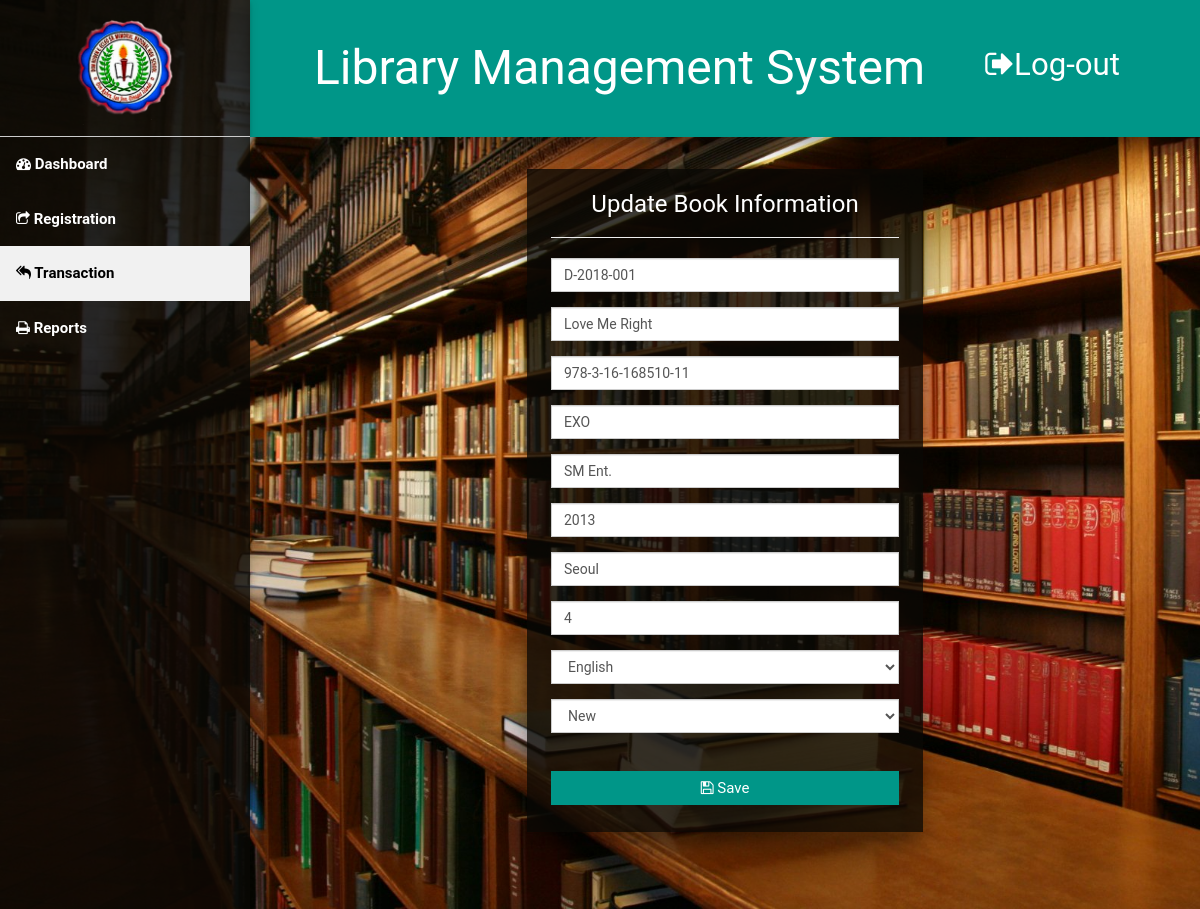
Page /pages/view/updateBook.php?q=1 (signed in) on the committed database.
### tables this page shows
CREATE TABLE `info_book` (
  `bookId` int(11) NOT NULL,
  `bookNo` varchar(32) NOT NULL,
  `bookName` varchar(64) NOT NULL,
  `bookISBN` varchar(32) NOT NULL,
  `bookPlace` varchar(255) NOT NULL,
  `bookCopy` int(11) NOT NULL
);

CREATE TABLE `info_bookaut` (
  `bookAutId` int(11) NOT NULL,
  `bookAut` varchar(64) NOT NULL
);

CREATE TABLE `info_bookpub` (
  `bookPubId` int(11) NOT NULL,
  `bookPub` varchar(64) NOT NULL
);

CREATE TABLE `info_bookyear` (
  `bookYearId` int(11) NOT NULL,
  `bookYear` varchar(32) NOT NULL
);

### pages/view/updateBook.php (the view, shortened to what this page needs)
<!DOCTYPE html>
<html>
  <?php
    include_once '../../pages/static/header.php';
  ?>
<body>
  <?php
    include_once '../../pages/static/navigation.php';
  ?>
  <div class="w3-container w3-padding-jumbo">
    <?php
      if ($_SERVER['REQUEST_METHOD'] == 'GET') {
        if (isset($_GET['q'])) {
          $id = htmlspecialchars(trim($_GET['q']));
          $st = $conn->prepare("SELECT info_book.bookId, `bookNo`, `bookName`, `bookISBN`, `bookCat`,
          `bookAut`, `bookPub`, `bookStat`, `bookYear`, `bookCopy`, `bookPlace`, `bookStat` FROM `info_book`
          INNER JOIN `info_bookjunc` ON info_book.bookId = info_bookjunc.bookId
          INNER JOIN `info_bookcat`  ON info_bookcat.bookCatId = info_bookjunc.bookCatId
          INNER JOIN `info_bookaut`  ON info_bookaut.bookAutId = info_bookjunc.bookAutId
          INNER JOIN `info_bookpub`  ON info_bookpub.bookPubId = info_bookjunc.bookPubId
          INNER JOIN `info_bookstat` ON info_bookstat.bookStatId = info_bookjunc.bookStatId
          INNER JOIN `info_bookyear` ON info_bookyear.bookYearId = info_bookjunc.bookYearId
          WHERE info_book.bookId = ?");
          if ($st->bind_param("i", $id)) {
            if ($st->execute()) {
              $r = $st->get_result();
              while ($f = $r->fetch_array()) { ?>
                <div class="row">
                  <div class="col-sm-3"></div>
                  <div class="col-sm-6">
                    <div class="w3-container w3-padding-large w3-card-12">
                      <h3 class="w3-center"> Update Book Information</h3><hr>
                      <form id="bookAddForm">
                        <div class="form-group">
                          <input type="text" name="bookNo" class="form-control" placeholder="Book Number" value="<?php echo $f["bookNo"]; ?>">
                        </div>
                        <div class="form-group">
                          <input type="text" name="bookName" class="form-control" placeholder="Book Name" value="<?php echo $f["bookName"]; ?>">
                        </div>
                        <div class="form-group">
                          <input type="text" name="bookISBN" class="form-control" placeholder="Book ISBN" value="<?php echo $f["bookISBN"]; ?>">
                        </div>
                        <div class="form-group">
                          <input type="text" name="bookAut" class="form-control" placeholder="Book Author" value="<?php echo $f["bookAut"]; ?>">
                        </div>
                        <div class="form-group">
                          <input type="text" name="bookPub" class="form-control" placeholder="Publisher" value="<?php echo $f["bookPub"]; ?>">
                        </div>
                        <div class="form-group">
                          <input type="text" name="bookYear" class="form-control" placeholder="Year Published" value="<?php echo $f["bookYear"]; ?>">
                        </div>
                        <div class="form-group">
                          <input type="text" name="bookPlace" class="form-control" placeholder="Place Published" value="<?php echo $f["bookPlace"]; ?>">
                        </div>
                        <div class="form-group">
                          <input type="text" name="bookCopy" class="form-control" placeholder="No Copies" value="<?php echo $f["bookCopy"]; ?>">
                        </div>
                        <div class="form-group">
                          <select class="form-control" name="bookCat" value="<?php echo $f["bookCat"] ?>">
                            <?php
                              $st = $conn->prepare("SELECT `bookCat` FROM `info_bookcat`");
                              if ($st->execute()) {
                                $r = $st->get_result();
                                while ($f = $r->fetch_array()) {
                                  echo '<option value="'.$f["bookCat"].'">'.$f["bookCat"].'</option>';
                                }
                              }
                            ?>
                          </select>
                        </div>
                        <div class="form-group">
                          <select class="form-control" name="bookStat" value="<?php echo $f["bookStat"] ?>">
                            <option value="New">New</option>
                          </select>
                        </div>
                        <br>
                        <div class="form-group">
                          <button type="submit" name="button" id="saveBookBtn" class="w3-btn w3-teal w3-btn-block"><i class="fa fa-save"></i> Save</button>
                        </div>
                      </form>
                    </div>
                  </div>
                </div><br><br>
       <?php  }
            }
          }
        }
      }
    ?>
  </div>
  <?php
    include_once '../../pages/static/footer.php';
  ?>
</body>
</html>

### assets/css/w3.css (style rules this page uses)
* { -webkit-box-sizing:border-box;-moz-box-sizing:border-box;box-sizing:border-box }
html { -ms-text-size-adjust:100%;-webkit-text-size-adjust:100% }
body { margin:0 }
hr { -moz-box-sizing:content-box;box-sizing:content-box }
button,input,optgroup,select,textarea { color:inherit;font:inherit;margin:0 }
button { overflow:visible }
button,select { text-transform:none }
button,html input[type=button],input[type=reset],input[type=submit] { -webkit-appearance:button;cursor:pointer }
html,body { font-family:Verdana,sans-serif;font-size:15px;line-height:1.5 }
h1,h2,h3,h4,h5,h6,.w3-slim,.w3-wide { font-family:"Segoe UI",Arial,sans-serif }
h3 { font-size:24px }
h1,h2,h3,h4,h5,h6 { font-weight:400;margin:10px 0 }
hr { height:0;border:0;border-top:1px solid #eee;margin:20px 0 }
.w3-btn,.w3-btn-block { border:none;display:inline-block;outline:0;padding:6px 16px;vertical-align:middle;overflow:hidden;text-decoration:none !important;color:#fff;background-color:#000;text-align:center;cursor:pointer;white-space:nowrap }
.w3-btn-block { width:100% }
.w3-btn,.w3-btn-floating,.w3-btn-floating-large { -webkit-touch-callout:none;-webkit-user-select:none;-khtml-user-select:none;-moz-user-select:none;-ms-user-select:none;user-select:none; }
.w3-navbar a,.w3-topnav a,.w3-sidenav a,.w3-dropnav a,.w3-pagination li a,.w3-hoverable tbody tr,.w3-btn,.w3-btn-floating,.w3-btn-floating-large,.w3-hover-opacity,.w3-hover-shadow,.w3-accordion-content a,.w3-dropdown-content a,.w3-dropdown-click:hover,.w3-dropdown-hover:hover,.w3-opennav,.w3-closenav,.w3-closebtn, .w3-hover-amber,.w3-hover-aqua,.w3-hover-blue,.w3-hover-light-blue,.w3-hover-brown,.w3-hover-cyan,.w3-hover-blue-grey,.w3-hover-green,.w3-hover-light-green,.w3-hover-indigo,.w3-hover-khaki,.w3-hover-lime,.w3-hover-orange,.w3-hover-deep-orange,.w3-hover-pink, .w3-hover-purple,.w3-hover-deep-purple,.w3-hover-red,.w3-hover-sand,.w3-hover-teal,.w3-hover-yellow,.w3-hover-white,.w3-hover-black,.w3-hover-grey,.w3-hover-light-grey,.w3-hover-dark-grey,.w3-hover-text-amber,.w3-hover-text-aqua,.w3-hover-text-blue,.w3-hover-text-light-blue, .w3-hover-text-brown,.w3-hover-text-cyan,.w3-hover-text-blue-grey,.w3-hover-text-green,.w3-hover-text-light-green,.w3-hover-text-indigo,.w3-hover-text-khaki,.w3-hover-text-lime,.w3-hover-text-orange,.w3-hover-text-deep-orange,.w3-hover-text-pink,.w3-hover-text-purple, .w3-hover-text-deep-purple,.w3-hover-text-red,.w3-hover-text-sand,.w3-hover-text-teal,.w3-hover-text-yellow,.w3-hover-text-white,.w3-hover-text-black,.w3-hover-text-grey,.w3-hover-text-light-grey,.w3-hover-text-dark-grey { -webkit-transition:all 0.3s ease;transition:all 0.3s ease }
.w3-container:after,.w3-row:after,.w3-row-padding:after,.w3-topnav:after,.w3-clear:after,.w3-btn-group:before,.w3-btn-group:after { content:"";display:table;clear:both }
.w3-center { text-align:center !important }
.w3-padding-large { padding:12px 24px !important }
.w3-padding-jumbo { padding:32px 64px !important }
.w3-container { padding:0.01em 16px }
.w3-card-12 { box-shadow:0 12px 16px 0 rgba(0,0,0,0.24),0 17px 50px 0 rgba(0,0,0,0.19) !important }
.w3-teal,.w3-hover-teal:hover { color:#fff !important;background-color:#009688 !important }

### assets/css/w3Teal.css (style rules this page uses)
body { font-family: Helvetica, Arial, sans-serif; background-image: url(../../upload/gallery/content.jpg); background-size: cover; background-attachment: fixed; }
input.form-control, select.form-control { border-radius: 0px; }
.w3-card, .w3-card-2, .w3-card-3, .w3-card-12, .w3-card-4, .w3-card-8, div.panel-body>span.w3-tag { background: rgba(9, 8, 4, 0.8); }
.w3-container h3, table, span, label { color: #fff; }

### pages/static/header.php (style rules this page uses)
html, body, h1, h2, h3, h4, h5 { font-family: "RobotoDraft","Roboto",sans-serif; }

### rows in the picture
info_book: bookNo "D-2018-001", bookName "Love Me Right", bookISBN "978-3-16-168510-11", bookAut "EXO", bookPub "SM Ent.", bookYear "2013", bookPlace "Seoul", bookCopy "4"

### other values in the picture
form field bookCat "English"
